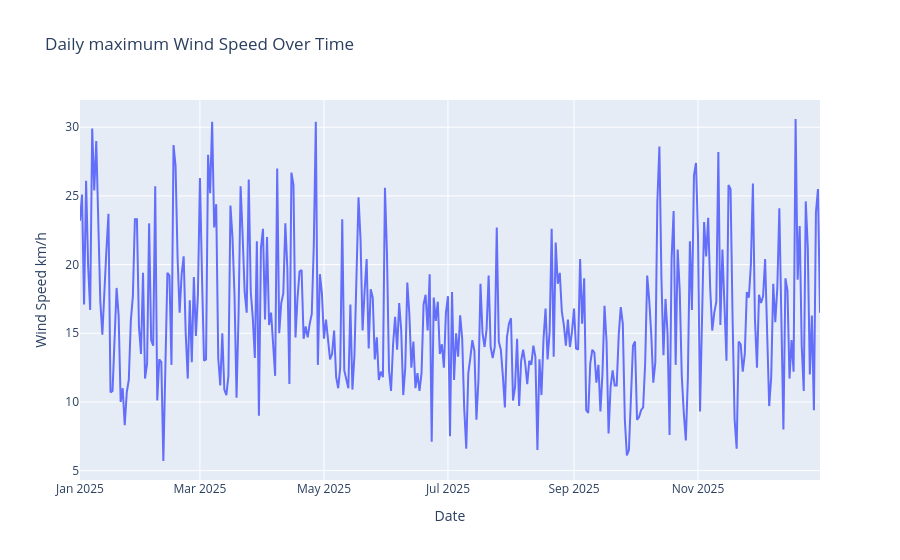

Here is the notebook cell this chart was saved with:
### Code cell
fig = px.line(
    weather_daily,
    x="date",
    y="wind_speed_10m_max",
    title="Daily maximum Wind Speed Over Time",
    markers=False
)

fig.update_layout(
    xaxis_title="Date",
    yaxis_title="Wind Speed km/h",
    hovermode="x unified"
)

fig.show()

### Figure 1 — Plotly figure (JSON) as saved in the notebook; plotly's stock layout.template omitted (floating-point values rounded to 4 significant figures; data arrays with more than 128 entries replaced by an {"elided": "..."} marker saying what was removed)
{"data": [{"hovertemplate": "date=%{x}<br>wind_speed_10m_max=%{y}<extra></extra>", "legendgroup": "", "line": {"color": "#636efa", "dash": "solid"}, "marker": {"symbol": "circle"}, "mode": "lines", "name": "", "orientation": "v", "showlegend": false, "type": "scatter", "x": {"elided": "365 str values"}, "xaxis": "x", "y": {"elided": "365 float values"}, "yaxis": "y"}], "layout": {"hovermode": "x unified", "legend": {"tracegroupgap": 0}, "title": {"text": "Daily maximum Wind Speed Over Time"}, "xaxis": {"anchor": "y", "domain": [0, 1], "title": {"text": "Date"}}, "yaxis": {"anchor": "x", "domain": [0, 1], "title": {"text": "Wind Speed km/h"}}}}
